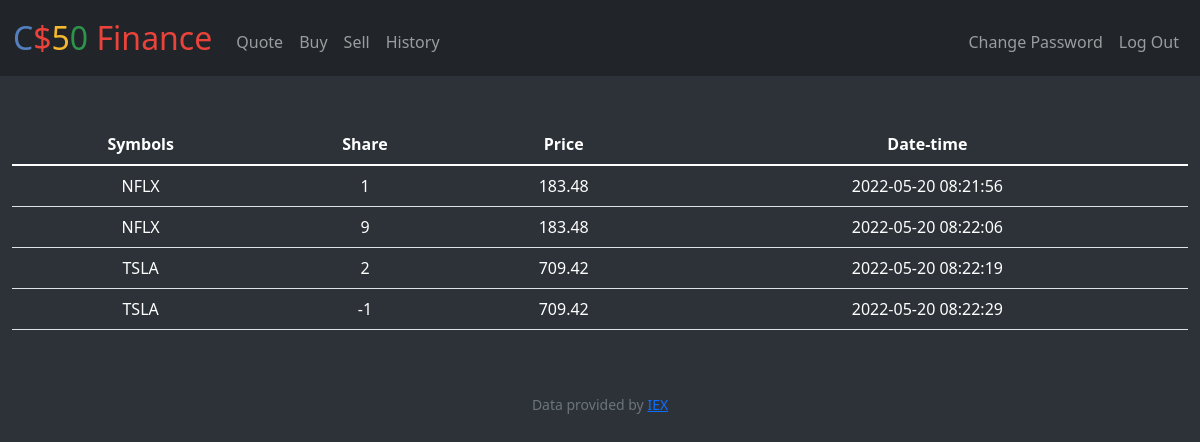
Screenshot of /history (signed in) with the database file from the repository.
### tables this page shows
CREATE TABLE 'transactions' ('*id' INTEGER PRIMARY KEY NOT NULL, 'user_id' INTEGER, 'symbol' TEXT, 'shares' INTEGER, 'price' REAL,'datetime' DATETIME DEFAULT CURRENT_TIMESTAMP);

### app.py (the view)
@app.route("/history")
@login_required
def history():
    """Show portfolio of stocks"""
    user_id = session["user_id"]
    transactions = db.execute("SELECT symbol, shares, price, datetime FROM transactions WHERE user_id=?",user_id)
    return render_template ("history.html", database = transactions)

### app.py (called while the page is built)
@app.after_request
def after_request(response):
    response.headers["Cache-Control"] = "no-cache, no-store, must-revalidate"
    response.headers["Expires"] = 0
    response.headers["Pragma"] = "no-cache"
    return response

### helpers.py (called while the page is built)
def login_required(f):
    @wraps(f)
    def decorated_function(*args, **kwargs):
        if session.get("user_id") is None:
            return redirect("/login")
        return f(*args, **kwargs)
    return decorated_function

### templates/history.html (shortened to what this page needs)
{% extends "layout.html" %}
{% block main %}
<table class="table">
  <thead>
    <tr>
      <th scope="col">Symbols</th>
      <th scope="col">Share</th>
      <th scope="col">Price</th>
      <th scope="col">Date-time</th>
    </tr>
  </thead>
  <tbody>
  {% for row in database %}
      <tr>
        <td>
          {{row["symbol"]}}
        </td>
        <td>
          {{row["shares"]}}
        </td>
        <td>
          {{row["price"]}}
        </td>
        <td>
          {{ row["datetime"]}}
        </td>
      </tr>
  {% endfor %}
  </tbody>
</table>
{% endblock %}

### static/styles.css (style rules this page uses)
.table { color:#ffffff !important ; }

### rows the page displays
transactions: symbol "NFLX", shares "1", price "183.48", datetime "2022-05-20 08:21:56"
transactions: symbol "NFLX", shares "9", price "183.48", datetime "2022-05-20 08:22:06"
transactions: symbol "TSLA", shares "2", price "709.42", datetime "2022-05-20 08:22:19"
transactions: symbol "TSLA", shares "-1", price "709.42", datetime "2022-05-20 08:22:29"
